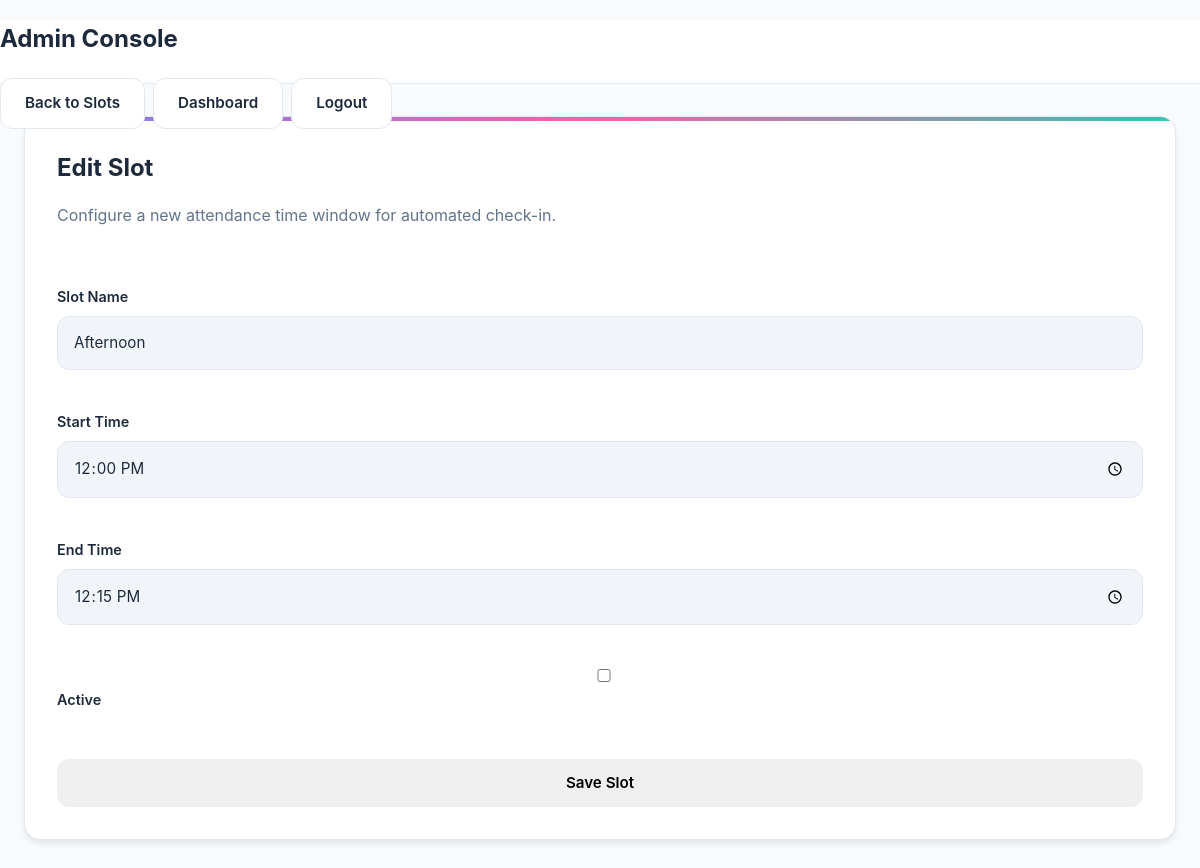
Page /admin/slots/2/edit (signed in) on the committed database.
### tables this page shows
CREATE TABLE attendance_slots (
    id INTEGER PRIMARY KEY AUTOINCREMENT,
    slot_name TEXT NOT NULL,
    start_time TEXT NOT NULL,
    end_time TEXT NOT NULL,
    active INTEGER DEFAULT 1,
    created_at TEXT DEFAULT CURRENT_TIMESTAMP,
    updated_at TEXT DEFAULT CURRENT_TIMESTAMP
);

### app.py (the view, shortened to what this page needs)
@app.route("/admin/slots/<int:slot_id>/edit", methods=["GET", "POST"])
def admin_edit_slot(slot_id):
    if "admin" not in session:
        return redirect("/admin-login")
    conn = get_db_connection()
    cursor = conn.cursor()
    cursor.execute("SELECT * FROM attendance_slots WHERE id = ?", (slot_id,))
    slot = cursor.fetchone()
    if not slot:
        conn.close()
        return "<h2>Slot not found</h2>"
    conn.close()
    return render_template("admin/slot_form.html", slot=slot)

### app.py (called while the page is built)
def get_db_connection():
    conn = sqlite3.connect("database/attendance.db")
    conn.row_factory = sqlite3.Row
    return conn

### templates/admin/slot_form.html (shortened to what this page needs)
<!DOCTYPE html>
<html>
<head>
    <link rel="stylesheet" href="{{ url_for('static', filename='css/style.css') }}">
</head>
<body>
    <div class="navbar">
        <h2>Admin Console</h2>
        <div class="nav-links">
            <a class="button secondary" href="/admin/slots">Back to Slots</a>
            <a class="button secondary" href="/admin-dashboard">Dashboard</a>
            <a class="button secondary" href="/admin-logout">Logout</a>
        </div>
    </div>
    <div class="container">
        <section class="card form-card">
            <div class="section-header">
                <div>
                    <h1 class="page-title">{{ 'Edit Slot' if slot else 'Add Slot' }}</h1>
                    <p class="page-subtitle">Configure a new attendance time window for automated check-in.</p>
                </div>
            </div>
            <form method="POST" class="admin-form">
                <div class="form-group">
                    <label for="slot_name">Slot Name</label>
                    <input id="slot_name" type="text" name="slot_name" value="{{ slot['slot_name'] if slot else '' }}" required>
                </div>
                <div class="form-group">
                    <label for="start_time">Start Time</label>
                    <input id="start_time" type="time" name="start_time" value="{{ slot['start_time'] if slot else '' }}" required>
                </div>
                <div class="form-group">
                    <label for="end_time">End Time</label>
                    <input id="end_time" type="time" name="end_time" value="{{ slot['end_time'] if slot else '' }}" required>
                </div>
                <div class="form-group checkbox-group">
                    <label>
                        <input type="checkbox" name="active" {% if slot and slot['active'] == 1 %}checked{% endif %}> Active
                    </label>
                </div>
                <button type="submit" class="button">{{ 'Save Slot' if slot else 'Create Slot' }}</button>
            </form>
        </section>
    </div>
</body>
</html>

### static/css/style.css (style rules this page uses)
* { box-sizing: border-box; }
html { scroll-behavior: smooth; }
body { margin: 0; min-height: 100vh; font-family: -apple-system, BlinkMacSystemFont, "Segoe UI", "Inter", "Roboto", sans-serif; background: var(--bg-primary); color: var(--text-primary); line-height: 1.6; -webkit-font-smoothing: antialiased; -moz-osx-font-smoothing: grayscale; }
button, input, select, textarea { font: inherit; }
a { color: inherit; text-decoration: none; }
button { border: none; cursor: pointer; font-family: inherit; }
.navbar { position: sticky; top: 0; z-index: 100; height: var(--nav-height); background: var(--bg-secondary); border-bottom: 1px solid var(--border); backdrop-filter: blur(10px); -webkit-backdrop-filter: blur(10px); }
.nav-links { display: flex; align-items: center; gap: 0.5rem; }
.container { max-width: var(--max-width); margin: 0 auto; padding: 2rem 1.5rem; }
.button { display: inline-flex; align-items: center; justify-content: center; gap: 0.5rem; padding: 0.75rem 1.5rem; border-radius: var(--radius); font-size: 0.95rem; font-weight: 600; text-decoration: none; border: none; cursor: pointer; transition: var(--transition); }
.button.secondary { background: var(--bg-secondary); color: var(--text-primary); border: 1px solid var(--border); }
.card { background: var(--bg-secondary); border: 1px solid var(--border); border-radius: var(--radius-lg); box-shadow: var(--shadow); padding: 2rem; margin-bottom: 1.5rem; position: relative; overflow: hidden; }
.card::before { content: ''; position: absolute; top: 0; left: 0; right: 0; height: 4px; background: linear-gradient(90deg, var(--primary), var(--secondary), var(--accent)); opacity: 0.85; }
.card h1, .card h2, .card h3 { margin: 0 0 1rem; color: var(--text-primary); }
.card p { margin: 0 0 1.5rem; color: var(--text-secondary); }
.form-group { margin-bottom: 1.25rem; }
label { display: block; margin-bottom: 0.5rem; font-size: 0.9rem; font-weight: 600; color: var(--text-primary); }
input, select, textarea { width: 100%; padding: 0.875rem 1rem; border: 1.5px solid var(--border); border-radius: var(--radius); background: var(--bg-tertiary); color: var(--text-primary); font-size: 0.95rem; transition: var(--transition); font-family: inherit; }
input::placeholder, textarea::placeholder { color: var(--text-muted); }
form { display: flex; flex-direction: column; gap: 1.25rem; }
.section-header { display: flex; justify-content: space-between; align-items: center; margin-bottom: 2rem; flex-wrap: wrap; gap: 1rem; }

### rows in the picture
attendance_slots: slot_name "Afternoon", start_time "12:00:00", end_time "12:15:00"

### other values in the picture
{{ 'Edit Slot' if slot else 'Add Slot' }} "Edit Slot"
{{ 'Save Slot' if slot else 'Create Slot' }} "Save Slot"
